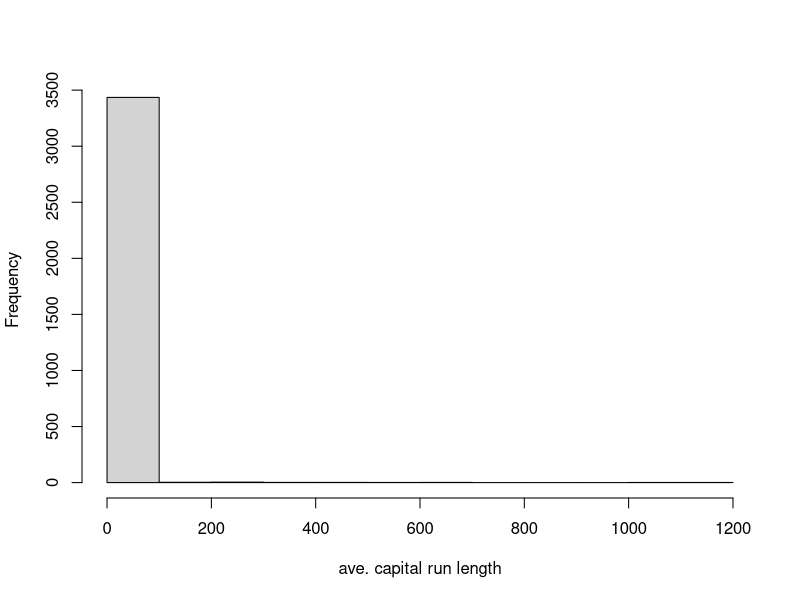
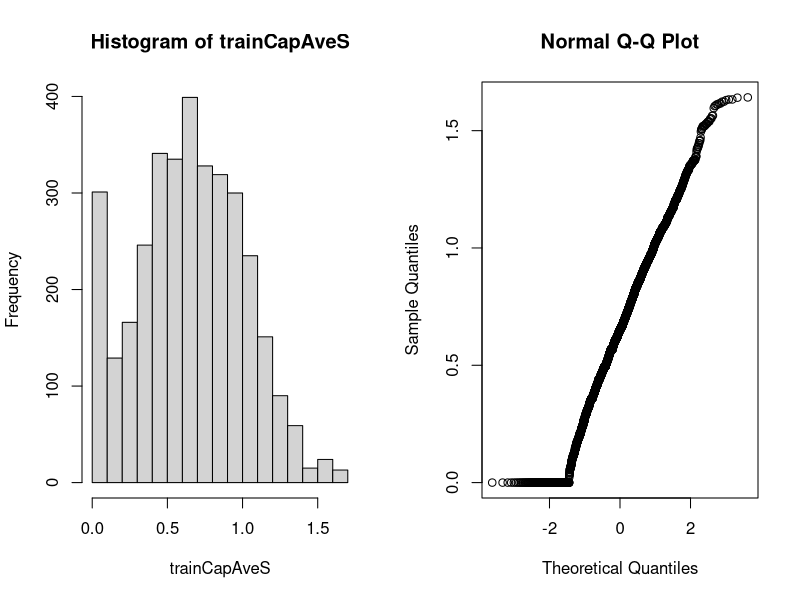

These figures' R source, in order: (Note: this script raises an error after producing the figures.)
library(caret);

#spam data set is in the kernlab library
library(kernlab)
data(spam)

#split it into training and test sets
#split based on the type outcome with 75% to training set
inTrain <- createDataPartition(y=spam$type, p=0.75, list=FALSE)


training <- spam[inTrain,]
testing <- spam[-inTrain,]

#Preprocessing

#2. Standardization :
#When variable values are skewed - when some outliers differ greatly from the mean, you have a high standard deviation
# It is important to standardize the variables so the ML algos do no get tricked
# eg in the spam dataset, the capitalAve is highly skewed
hist(training$capitalAve, main="", xlab = "ave. capital run length")
mean(training$capitalAve) # gives around 4.5
sd(training$capitalAve) # gives you around 34, which is high

#pre process using the proProcess function
preObj <- preProcess(training[,-58], method=c("center", "scale")) #center the variables to the mean and scale them to reduce standard deviation
trainCapAveS <- predict(preObj, training[,-58])$capitalAve
mean(trainCapAveS) # gives almost 0
sd(trainCapAveS) # gives 

#you can then use the object created by preProcessing technique in R and use it on the test set
testCapAveS <- predict(preObj, testing[,-58])$capitalAve
mean(testCapAveS)
sd(testCapAveS) #note that mean and sd will not be exatly 0 and 1, because the pre proc was done on training data


#2. Pre processing using the box cox transforms
# take continuous data and try to make them look like normal data - not sure what the means, read up later
preObj <- preProcess(training[,-58], method=c("BoxCox")) 
trainCapAveS <- predict(preObj, training[,-58])$capitalAve
par(mfrow=c(1,2))
hist(trainCapAveS)
qqnorm(trainCapAveS)


#3.  Imputing data - We might also need to impute data where some data is missing
#you can use knn Impute - k nearest neighbors imputation: 
#         find the k nearest data vectors that look most like the missing vectors, average the missing values and impute them

# for demonstation, to setup the data for this, lets insert NA in some rows in the capitalAve col randomly
training$capAve <- training$capitalAVe
selectNA <- rbinom(dim(training)[1], size=1, prob=0.05)==1
training$capiAve[selectNA] <- NA

#Impute and standardize
preObj <- preProcess(training[,-58], method="knnImpute")
capAve <- predict(preObj, training[,-58])$capAve
#then standardize the true values
capAveTruth <- training$capitalAve
capAveTruth <- (capAveTruth - mean(capAveTruth))/sd(capAveTruth)
